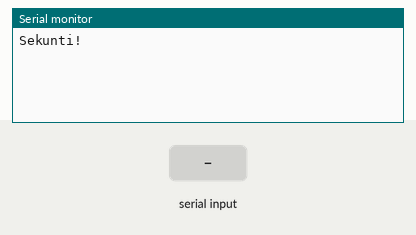
This sketch was run on a simulated Arduino Uno, built with avr-gcc and run on an emulated ATmega328P. On the bench: the last lines printed to the serial monitor. The inputs (shaded band) are chosen by the test bench.

Above: at 1.2 s.
1.3 s: "b" received over Serial
At 1.8 s:
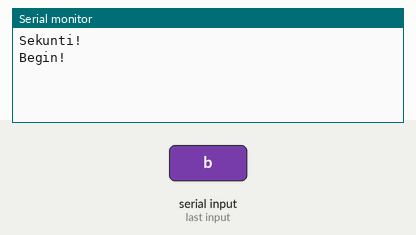
3.5 s: "e" received over Serial
At 4.0 s:
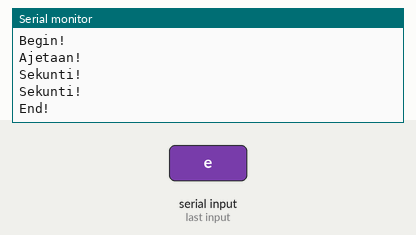

Measured:
- after the input at 1.3 s, the serial monitor: prints a new line at once (image 1)
- after the input at 3.5 s, the serial monitor: prints a new line at once (image 2)

The sketch:

loop_ticks.ino
```cpp
void kerran_sekunnissa();
void kolmesssa_sekunnissa();

volatile unsigned long int ticks = 0;
volatile unsigned long int kerran_prev_ticks = 0;
volatile unsigned long int kolmessa_prev_ticks = 0;
int tila = 0;

void setup() {
  // put your setup code here, to run once:
  Serial.begin(9600);

  TCCR2A = 0; // Normal mode, no output compare signals
  TCCR2B = (1<<CS22)|(1<<CS21)|(1<<CS20); // Prescaler 1024
  TIMSK2 = (1<< TOIE2); // Enable overflow interrupt
  // This should result in approx 61Hz timer2 overflow rate


}

void loop() {
  int incomingByte = 0 ;

  if (ticks > kerran_prev_ticks + 61 )
  {
    kerran_sekunnissa();
    kerran_prev_ticks = ticks;
  }

  if (ticks > kolmessa_prev_ticks + 122  && tila == 1)
  {
    kolmessa_sekunnissa();
    kolmessa_prev_ticks = ticks;
  }

  if (Serial.available() > 0)
  {
    incomingByte = Serial.read();
    if (incomingByte == 'b'){
      Serial.println("Begin!");
      tila = 1;
    }
    else if (incomingByte == 'e'){
      Serial.println("End!");
      tila = 0;
    }
  }

}

// Interrupt Service Routine = Keskeytyspalvelija
ISR (TIMER2_OVF_vect){
  ticks +=1;
}

void kerran_sekunnissa()
{
  Serial.println("Sekunti!");

}


void kolmessa_sekunnissa()
{
    Serial.println("Ajetaan!");
}
```
